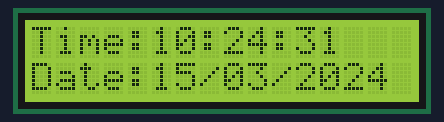
A sketch run on a simulated ESP32. On the bench: 16×2 character LCD. WiFi joins after 1.5 s; servers stay silent unless stated; network time is answered at once with the bench clock; the local clock reads 2024-03-15 10:24:30 at power-on unless the sketch sets it; the RemoteXY app is connected; what the sketch prints to the serial monitor is not drawn.

Above: at 1.85 s.
At 5.2 s:
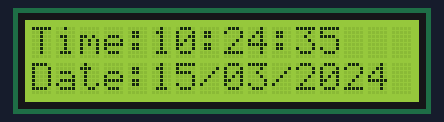
At 10.2 s:
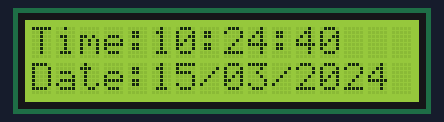
At 19.2 s:
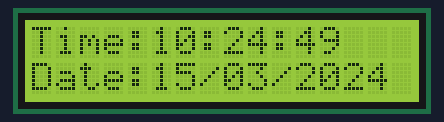
At 28.1 s:
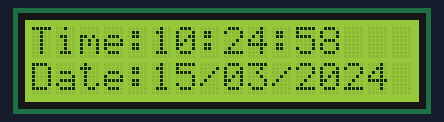
At 37.2 s:
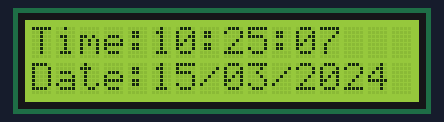

Measured:
- what the display in image 0 shows lasts 0.5 s, from 1.6 s to 2.1 s
- what the display in image 1 shows lasts 1.0 s, from 5.2 s to 6.2 s

The sketch:

esp_final.ino
```cpp
// RemoteXY select connection mode and include library
#define REMOTEXY_MODE__ESP32CORE_WIFI_POINT
#include <WiFi.h>

#include <WiFiUdp.h>

#include <NTPClient.h>               // Include NTPClient library

#include <TimeLib.h>                 // Include Arduino time library

#include <LiquidCrystal_I2C.h>       // Include LiquidCrystal_I2C library

#include <RemoteXY.h>

LiquidCrystal_I2C lcd(0x27, 16, 2);  // Configure LiquidCrystal_I2C library with 0x27 address, 16 columns and 2 rows

const char *ssid     = "Rewan";

const char *password = "w2yekvft";

WiFiUDP ntpUDP;

// 'time.nist.gov' is used UTC with +2 hour offset (7200 seconds)

NTPClient timeClient(ntpUDP, "time.nist.gov", 18000, 60000);

char Hour[] = "00";
char Min[] = "00";
char Sec[] = "00";
char Year[] = "2000";
char Month[] = "00";
char Day[] = "00";


byte last_second, second_, minute_, hour_, day_, month_;

int year_;

// RemoteXY connection settings
#define REMOTEXY_WIFI_SSID "RemoteXY"
#define REMOTEXY_WIFI_PASSWORD "12345678"
#define REMOTEXY_SERVER_PORT 6377


// RemoteXY configurate
#pragma pack(push, 1)
uint8_t RemoteXY_CONF[] =   // 158 bytes
  { 255,0,0,88,0,151,0,16,174,0,67,4,3,26,25,13,2,26,11,67,
  4,4,42,24,13,2,26,11,67,4,32,26,16,13,2,26,11,67,4,53,
  26,16,13,2,26,11,67,4,75,26,16,13,2,26,11,67,4,32,42,16,
  13,2,26,11,67,4,52,42,16,13,2,26,11,67,4,72,42,27,13,2,
  26,11,129,0,49,28,3,8,17,58,0,129,0,70,28,3,8,17,58,0,
  129,0,49,44,3,10,17,47,0,129,0,28,29,3,8,17,58,0,129,0,
  68,44,3,10,17,47,0,129,0,29,44,3,8,17,58,0,129,0,19,9,
  65,10,78,73,110,116,101,114,110,101,116,32,99,108,111,99,107,0 };

// this structure defines all the variables and events of your control interface
struct {

    // output variables
  char time1[11];  // string UTF8 end zero
  char date1[11];  // string UTF8 end zero
  char hour1[11];  // string UTF8 end zero
  char minute1[11];  // string UTF8 end zero
  char second1[11];  // string UTF8 end zero
  char day1[11];  // string UTF8 end zero
  char month1[11];  // string UTF8 end zero
  char year1[11];  // string UTF8 end zero

    // other variable
  uint8_t connect_flag;  // =1 if wire connected, else =0

} RemoteXY;
#pragma pack(pop)

/////////////////////////////////////////////
//           END RemoteXY include          //
/////////////////////////////////////////////


void setup()
{
  RemoteXY_Init ();


  // TODO you setup code
  Serial.begin(115200);

  lcd.begin(16,2);                   // Initialize I2C LCD module
  lcd.backlight();                   // Turn backlight ON

  WiFi.begin(ssid, password);

  Serial.print("Connecting.");

  while ( WiFi.status() != WL_CONNECTED && millis() <=5000  ) {

    delay(500);

    Serial.print(".");

  }

  Serial.println("connected");

  timeClient.begin();

  last_second=0;

}

void loop()
{
  RemoteXY_Handler ();


  // TODO you loop code
  // use the RemoteXY structure for data transfer
  timeClient.update();

  unsigned long unix_epoch = timeClient.getEpochTime();    // Get Unix epoch time from the NTP server


  second_ = second(unix_epoch);

  if (last_second != second_) {


    minute_ = minute(unix_epoch);

    hour_   = hour(unix_epoch);

    day_    = day(unix_epoch);

    month_  = month(unix_epoch);

    year_   = year(unix_epoch);


    Sec[1] = second_ % 10 + 48;

    Sec[0] = second_ / 10 + 48;


    Min[1]  = minute_ % 10 + 48;

    Min[0]  = minute_ / 10 + 48;


    Hour[1]  = hour_   % 10 + 48;

    Hour[0]  = hour_   / 10 + 48;

    Day[0]  = day_   / 10 + 48;

    Day[1]  = day_   % 10 + 48;

    Month[0]  = month_  / 10 + 48;

    Month[1]  = month_  % 10 + 48;

    Year[2] = (year_   / 10) % 10 + 48;

    Year[3] = year_   % 10 % 10 + 48;

   // print the time and date in serial monitor

   Serial.print("Time:");
   Serial.print(Hour);
   Serial.print(":");
   Serial.print(Min );
   Serial.print(":");
   Serial.println(Sec);
   Serial.print("Date:");
   Serial.print(Day );
   Serial.print("/");
   Serial.print(Month );
   Serial.print("/");
   Serial.println(Year);


    // Display time and date on the 16x2 LCD

    lcd.setCursor(0, 0);
    lcd.print("Time:");
    lcd.setCursor(5, 0);
    lcd.print(Hour);
     lcd.setCursor(7, 0);
    lcd.print(":");
    lcd.setCursor(8, 0);
    lcd.print(Min);
     lcd.setCursor(10, 0);
    lcd.print(":");
     lcd.setCursor(11, 0);
    lcd.print(Sec);

    lcd.setCursor(0, 1);
    lcd.print("Date:");
    lcd.setCursor(5, 1);
    lcd.print(Day);
     lcd.setCursor(7, 1);
    lcd.print("/");
    lcd.setCursor(8, 1);
    lcd.print(Month);
     lcd.setCursor(10,1);
    lcd.print("/");
     lcd.setCursor(11, 1);
    lcd.print(Year);

    last_second = second_;

  }

   strcpy  (RemoteXY.time1,"Time");

   strcpy  (RemoteXY.hour1,Hour);
   strcpy  (RemoteXY.minute1,Min);
   strcpy  (RemoteXY.second1,Sec);

   strcpy  (RemoteXY.date1,"Date");

   strcpy  (RemoteXY.year1,Year);
   strcpy  (RemoteXY.month1,Month);
   strcpy  (RemoteXY.day1,Day);

  delay(200);


}
```
